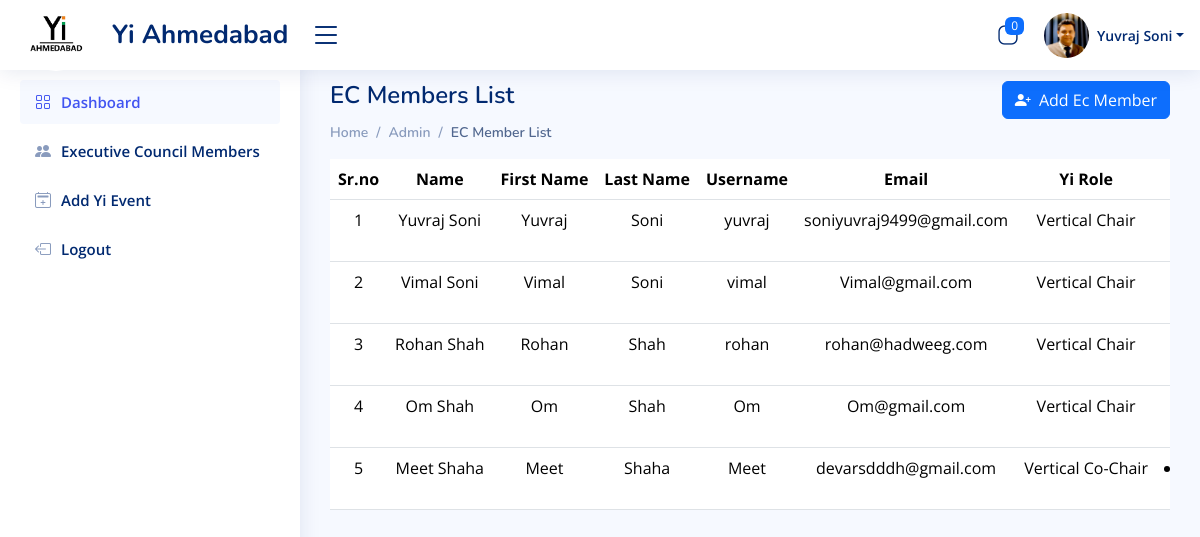
Page /EC-Member-List (signed in) on the committed database.
### admin_app/models.py (models this page shows, shortened)
class LoginSide(AbstractUser):
    id = models.UUIDField(primary_key=True,default=uuid.uuid4,editable=False,db_index=True)
    login_role = models.ManyToManyField(Login_Role,verbose_name = "LoginRole")
    first_name = models.CharField(max_length=200,null=True,verbose_name = "FirstName")
    last_name = models.CharField(max_length=200)
    email = models.EmailField(max_length=200,unique=True,validators=[validate_email])
    photo = models.ImageField(upload_to='user_photo/', null=True, blank=True ,default='img.png')
    yi_role = models.CharField(max_length=200,null=True)
    phone_number = models.CharField(
        max_length=10,  # This will accommodate international numbers
        default='0',
        validators=[
            RegexValidator(
                regex=r'^(\+91[\-\s]?)?[0]?(91)?[789]\d{9}$',  # This is the regex for validating the phone number
                message="Enter a valid phone number.",
                code="invalid_phone"
            ),
        ],
    )

### admin_app/views.py (the view)
# urls.py: path('EC-Member-List',manager_list,name='View-manager'),
@login_required(login_url='index')
def manager_list(request):
    try:
        if not request.user.login_role.filter(name='Admin'):
            return redirect('Error-Page')
    except Exception:
        return redirect('Error-Page')  # Redirect if the user doesn't have the Admin role
    manager = LoginSide.objects.exclude(is_superuser=True)
    login_role = Login_Role.objects.all()
    user_roles = request.user.login_role.all()
    sessions = Session.objects.filter(expire_date__gte=now())
    user_ids = [session.get_decoded().get('_auth_user_id') for session in sessions]
    active_users = LoginSide.objects.filter(id__in=user_ids)  # Get user objects
    active_user_names = [f"{user.first_name} {user.last_name}" for user in active_users]
    active_users_count = LoginSide.objects.filter(is_active=True).count()
    active_users_count = active_users.count()
    context = {
        'role': login_role,
        'managers': manager,
        'user_role': user_roles,
        'count':active_users_count,
        'name':active_user_names
    }
    return render(request, 'Admin/view_manager.html', context)

### admin_app/Templates/Admin/view_manager.html (shortened to what this page needs)
{% extends "base/base.html" %}
{% load static %}
  {% block bodyblock %}
  <main id="main" class="main">
<br>
    <div class="pagetitle">
      <h1>EC Members List</h1>
      <a href="{% url 'Admin_Signup' %}"> <button type="submit"  class="btn btn-primary"><i class="bi bi-person-plus-fill"></i>&nbsp; Add Ec Member</button></a></div>
      <nav>
        <ol class="breadcrumb">
          <li class="breadcrumb-item"><a href="{% url 'Admin_Dashboard' %}">Home</a></li>
          <li class="breadcrumb-item"><a href="{% url 'Admin_Dashboard' %}">Admin</a></li>
          <li class="breadcrumb-item active">EC Member List</li>
        </ol>
      </nav>
  <div class="table-responsive">
    <table class="table table-hover">
        <thead>
            <tr class="text-nowrap" align="center">
                <th>Sr.no</th>
                <th>Name</th>
                <th>First Name</th>
                <th>Last Name</th>
                <th>Username</th>
                <th>Email</th>
                <th>Yi Role</th>
                <th>EC Role</th>
            </tr>
        </thead>
        <tbody>
      {% for manager in managers %}
    <tr class="text-nowrap" align="center" >
        <td>{{ forloop.counter }}</td>
        <td>{{ manager.first_name }} {{ manager.last_name }}</td>
        <td>{{ manager.first_name }}</td>
        <td>{{ manager.last_name }}</td>
        <td>{{ manager.username }}</td>
        <td>{{ manager.email }}</td>
        <td>{{ manager.yi_role }}</td>
       <td>
        {% for role in manager.login_role.all %}
            <li  value="{{ role.name }}">{{ role.name }}</li>
        {% endfor %}
       </td>
            </tr>
      <div class="modal fade" id="editModal{{ manager.id }}" tabindex="-1" aria-labelledby="editModal{{ manager.id }}" aria-hidden="true">
         {% endfor %}
        </tbody>
    </table>
</div>
  </main>
  {% endblock %}

### admin_app/Templates/Admin/components/header.html (shortened to what this page needs)
{% load static %}
<header id="header" class="header fixed-top d-flex align-items-center">
  <div class="d-flex align-items-center justify-content-between">
    <a href="{% url 'Admin_Dashboard' %}" class="logo d-flex align-items-center">
<img src="{% static 'Image/YIIMG.png' %}" alt="logo img" class="rounded-circle"  >
      <span class="d-none d-lg-block">Yi Ahmedabad</span>
    </a>
    <i class="bi bi-list toggle-sidebar-btn"></i>
  </div>
    <nav class="header-nav ms-auto">
      <ul class="d-flex align-items-center">
        <li class="nav-item dropdown">
          <a class="nav-link nav-icon" href="#" data-bs-toggle="dropdown">
            <i class="bi bi-app-indicator"></i>
            <span class="badge bg-primary badge-number"> {{ count }} </span>
          </a>
        </li>
        <li class="nav-item dropdown pe-3">
          <a class="nav-link nav-profile d-flex align-items-center pe-0" href="#" data-bs-toggle="dropdown">
            <img src="{% if user.photo %}{{ user.photo.url }}{% else %}{% static 'Image/img.png' %}{% endif %}" alt="Profile" class="rounded-circle"  height="45px" width="45px">
            <span class="d-none d-md-block dropdown-toggle ps-2">{{ user.first_name }} {{ user.last_name }}</span>
          </a>
            </li>
          </ul>
    </nav>
  </header>

### admin_app/static/assets/css/style.css (style rules this page uses)
:root { scroll-behavior: smooth; }
body { font-family: "Open Sans", sans-serif; background: #f6f9ff; color: #444444; }
a { color: #4154f1; text-decoration: none; }
h1, h2, h3, h4, h5, h6 { font-family: "Nunito", sans-serif; }
#main { margin-top: 60px; padding: 20px 30px; transition: all 0.3s; }
.pagetitle { margin-top: -23px; display: flex; justify-content: space-between; margin-bottom: 10px; }
.pagetitle h1 { font-size: 24px; margin-bottom: 0; font-weight: 600; color: #012970; }
.breadcrumb { margin-top: -7px; font-size: 14px; font-family: "Nunito", sans-serif; color: #899bbd; font-weight: 600; }
.breadcrumb a { color: #899bbd; transition: 0.3s; }
.breadcrumb .breadcrumb-item::before { color: #899bbd; }
.breadcrumb .active { color: #51678f; font-weight: 600; }
.logo { line-height: 1; height:95px; }
@media (min-width: 1200px) { .logo { width: 280px; } }
.logo img { max-height: 72px; margin-right: 20px; }
.logo span { font-size: 26px; font-weight: 700; color: #012970; font-family: "Nunito", sans-serif; }
.header { transition: all 0.5s; z-index: 997; height: 70px; box-shadow: 0px 2px 20px rgba(1, 41, 112, 0.1); background-color: #fff; padding-left: 20px; }
.header .toggle-sidebar-btn { font-size: 32px; padding-left: 10px; cursor: pointer; color: #012970; }
.header-nav ul { list-style: none; }
.header-nav>ul { margin: 0; padding: 0; }
.header-nav .nav-icon { font-size: 22px; color: #012970; margin-right: 25px; position: relative; }
.header-nav .nav-profile { color: #012970; }
.header-nav .nav-profile img { max-height: 45px; }
.header-nav .nav-profile span { font-size: 14px; font-weight: 600; }
.header-nav .badge-number { position: absolute; inset: -2px -5px auto auto; font-weight: normal; font-size: 12px; padding: 3px 6px; }
@media (min-width: 1200px) { #main, #footer { margin-left: 300px; } }

### rows in the picture
LoginSide: photo (picture), first_name "Yuvraj", last_name "Soni", username "yuvraj", email "soniyuvraj9499@gmail.com", yi_role "Vertical Chair"
LoginSide: first_name "Vimal", last_name "Soni", username "vimal", email "Vimal@gmail.com", yi_role "Vertical Chair"
LoginSide: first_name "Rohan", last_name "Shah", username "rohan", email "rohan@hadweeg.com", yi_role "Vertical Chair"
LoginSide: first_name "Om", last_name "Shah", username "Om", email "Om@gmail.com", yi_role "Vertical Chair"
LoginSide: first_name "Meet", last_name "Shaha", username "Meet", email "devarsdddh@gmail.com", yi_role "Vertical Co-Chair"

### other values in the picture
{{ count }} "0"
